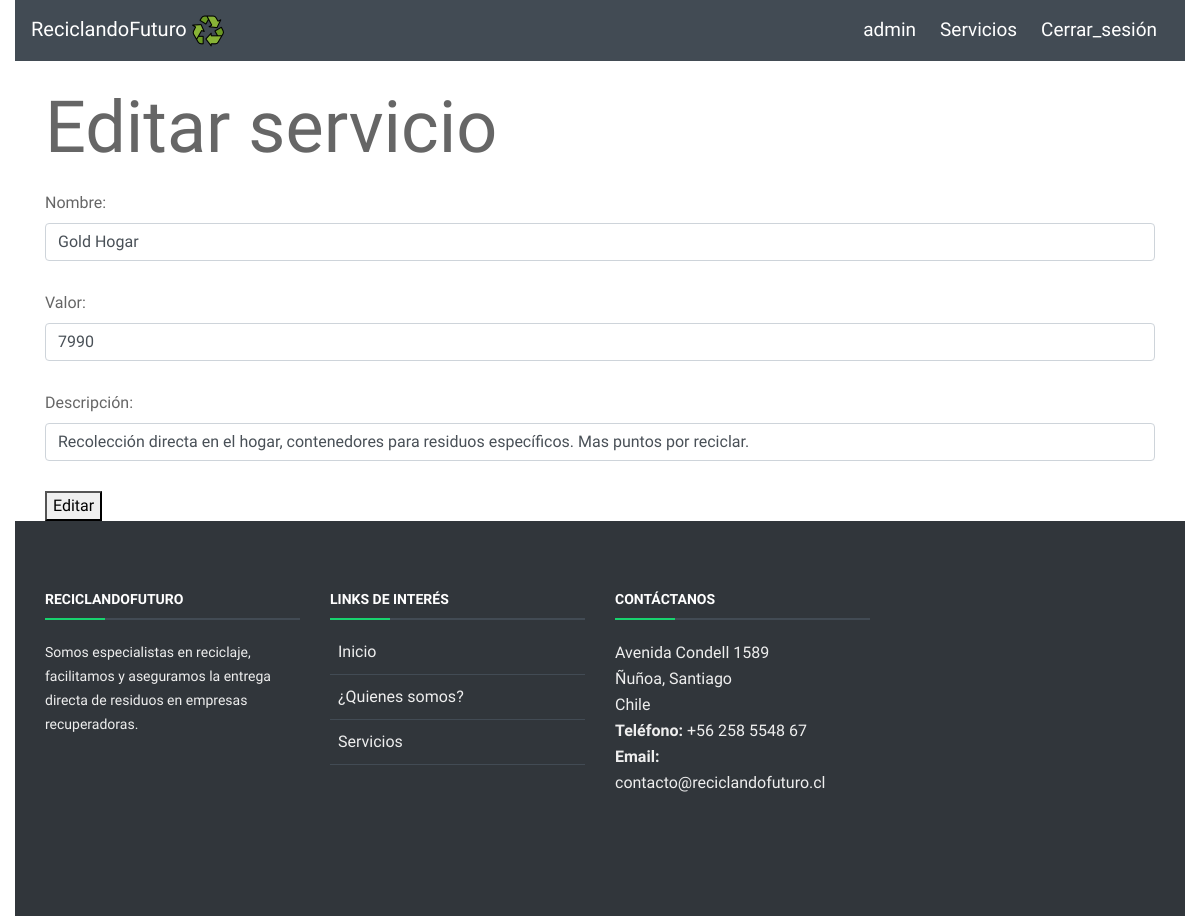
Screenshot of /editar_servicio/17 (signed in) with the database file from the repository.
### gestion_usuario/models.py (models this page shows, shortened)
class Servicio(models.Model):
    nombreservicio = models.CharField(max_length=20)
    valorservicio = models.IntegerField()
    descripcionservicio = models.CharField(max_length=200)

### gestion_usuario/views.py (the view)
# urls.py: path('editar_servicio/<int:servicio_id>', views.editar_servicio),
def editar_servicio(request, servicio_id):
    if request.user.is_authenticated:
        instancia= Servicio.objects.get(id=servicio_id)
        form=  RegistraServicio(instance=instancia)
        if request.method=="POST":
            form= RegistraServicio(request.POST, instance=instancia)
            if form.is_valid():
                instancia= form.save(commit=False)
                instancia.save()
                return redirect('servicio/listar_servicios/')
        return render(request, "gestion_usuario/servicio/editar_servicio.html",{'form':form})
    else:
            return render(request, 'principal.html', {})

### gestion_usuario/forms.py
class RegistraServicio(forms.ModelForm):
    class Meta():
        model = Servicio
        fields = ('nombreservicio',
                'valorservicio',
                'descripcionservicio',
                )
        labels = {
            'nombreservicio': 'Nombre',
            'valorservicio': 'Valor',
            'descripcionservicio': 'Descripción',
        }
    def __init__(self, *args, **kwargs):
        super(RegistraServicio, self).__init__(*args, **kwargs)
        self.fields['nombreservicio'].widget.attrs.update({'class': 'form-control'})
        self.fields['valorservicio'].widget.attrs.update({'class': 'form-control'})
        self.fields['descripcionservicio'].widget.attrs.update({'class': 'form-control'})

### gestion_usuario/templates/gestion_usuario/servicio/editar_servicio.html (shortened to what this page needs)
{% extends 'base.html' %}
{% block content %}
    <br>
    <h1 class="display-3">Editar servicio</h1>
    <form method="POST">
        {{ form.as_p }}
        <button type="submit">Editar</button>
    </form>
{% endblock content %}

### templates/base.html (shortened to what this page needs)
{% load static %}
<!DOCTYPE html>
<html lang="en">
  <head>
    <link rel="stylesheet" href="{% static 'css/bootstrap.css' %}">
    <link rel="stylesheet" href="{% static 'css/estilo.css' %}">
    <link
      href="https://unpkg.com/ionicons@4.5.9-1/dist/css/ionicons.min.css"
      rel="stylesheet"
    />
  </head>
  <body>
    <div class="container-fluid">
      <nav id="cont-nav-color" class="navbar navbar-expand-lg col-sm-12">
          <a class="navbar-brand" href="{% url 'gestion_usuario:index' %}" style="color:black">
            <small>ReciclandoFuturo </small><img src="{% static 'img/recycle-sign.png' %}" alt="" class="logo" />
          </a>
          <div class="collapse navbar-collapse" id="navegadorContenido">
            <ul class="navbar-nav ml-auto">
              {% if not request.user.is_authenticated %}
                <li class="nav-item mx-2">
                  <a class="nav-link" href="{% url 'gestion_usuario:principal' %}">Inicio</a>
                </li>
                <li class="nav-item mx-2">
                  <a class="nav-link" href="{% url 'gestion_usuario:servicios' %}">Servicios</a>
                </li>
                <li class="nav-item mx-2">
                  <a class="nav-link" href="{% url 'gestion_usuario:contacto' %}">Contacto</a>
                </li>
                <li class="nav-item mx-1">
                  <a class="nav-link" href="{% url 'gestion_usuario:login' %}">Iniciar_sesión</a>
                </li>
                <li class="nav-item mx-1">
                  <a class="nav-link" href="{% url 'gestion_usuario:registrar' %}">Registrate</a>
                </li>
              {% else %}
                <li class="nav-item mx-1">
                  <a class="nav-link" href="{% url 'gestion_usuario:index' %}">{{ user.username }}</a>
                </li>
                <li class="nav-item mx-1">
                  <a class="nav-link"  href="{% url 'gestion_usuario:listar_servicios' %}">Servicios</a>
                </li>
                <li class="nav-item mx-1">
                  <a class="nav-link" href="{% url 'gestion_usuario:logout' %}">Cerrar_sesión</a>
                </li>
              {% endif %}
            </ul>
          </div>
        </nav>
    </div>
    <div class="container">
        {% block content %}
        {% endblock content%}
    </div>
    <footer id="footer">
      <div class="footer-top">
        <div class="container">
          <div class="row">
            <div class="col-lg-3 col-md-6 footer-info">
              <h4>ReciclandoFuturo</h4>
              <p>Somos especialistas en reciclaje, facilitamos y aseguramos la entrega directa de residuos en empresas
                recuperadoras.</p>
            </div>
            <div class="col-lg-3 col-md-6 footer-links">
              <h4>Links de interés</h4>
              <ul>
                <li><i class="ion-ios-arrow-right"></i> <a href="#intro">Inicio</a></li>
                <li><i class="ion-ios-arrow-right"></i> <a href="#about">¿Quienes somos?</a></li>
                <li><i class="ion-ios-arrow-right"></i> <a href="servicios.html">Servicios</a></li>
              </ul>
            </div>
            <div class="col-lg-3 col-md-6 footer-contact">
              <h4>Contáctanos</h4>
              <p>
                Avenida Condell 1589 <br>
                Ñuñoa, Santiago<br>
                Chile <br>
                <strong>Teléfono:</strong> +56 258 5548 67<br>
                <strong>Email:</strong> contacto@reciclandofuturo.cl<br>
              </p>
            </div>
          </div>
        </div>
      </div>
    </footer>
  </body>

### static/css/estilo.css (style rules this page uses)
body { background: #fff; color: #666666; font-family: 'Inconsolata', monospace; }
a { color: #18d26e; transition: 0.5s; font-family: 'Inconsolata', monospace; }
p { padding: 0; margin: 0 0 30px 0; font-family: 'Inconsolata', monospace; }
h1, h2, h3, h4, h5, h6 { font-family: 'Inconsolata', monospace; font-weight: 400; margin: 0 0 20px 0; padding: 0; }
nav { font-family: 'Inconsolata', monospace; }
footer { font-family: 'Inconsolata', monospace; background-color: #424B54; color: white; }
#cont-nav-color { background-color: #424B54; }
#navegadorContenido ul li a { text-decoration: none; color: white; font-size: 19px; }
#cont-nav-color small { color: white; font-size: 20px; }
#footer { background: rgb(49, 54, 59); color: #eee; font-size: 16px; margin-left: 15px; margin-right: 15px; }
#footer .footer-top { background: rgb(49, 54, 59); padding: 70px 0 60px 0; }
#footer .footer-top .footer-info { margin-bottom: 60px; }
#footer .footer-top .footer-info p { font-size: 14px; line-height: 24px; margin-bottom: 0; font-family: "Inconsolata", sans-serif; color: #eee; }
#footer .footer-top h4 { font-size: 14px; font-weight: bold; color: #fff; text-transform: uppercase; position: relative; padding-bottom: 12px; }
#footer .footer-top h4::before, #footer .footer-top h4::after { content: ''; position: absolute; left: 0; bottom: 0; height: 2px; }
#footer .footer-top h4::before { right: 0; background: #424B54FF; }
#footer .footer-top h4::after { background: #18d26e; width: 60px; }
#footer .footer-top .footer-links { margin-bottom: 30px; }
#footer .footer-top .footer-links ul { list-style: none; padding: 0; margin: 0; }
#footer .footer-top .footer-links ul i { padding-right: 8px; color: #ddd; }
#footer .footer-top .footer-links ul li { border-bottom: 1px solid #424B54FF; padding: 10px 0; }
#footer .footer-top .footer-links ul li:first-child { padding-top: 0; }
#footer .footer-top .footer-links ul a { color: #eee; }
#footer .footer-top .footer-contact { margin-bottom: 30px; }
#footer .footer-top .footer-contact p { line-height: 26px; }

### rows the page displays
Servicio: nombreservicio "Gold Hogar", valorservicio "7990", descripcionservicio "Recolección directa en el hogar, contenedores para residuos específicos. Mas puntos por reciclar."

### other values shown
{{ user.username }} "admin"
